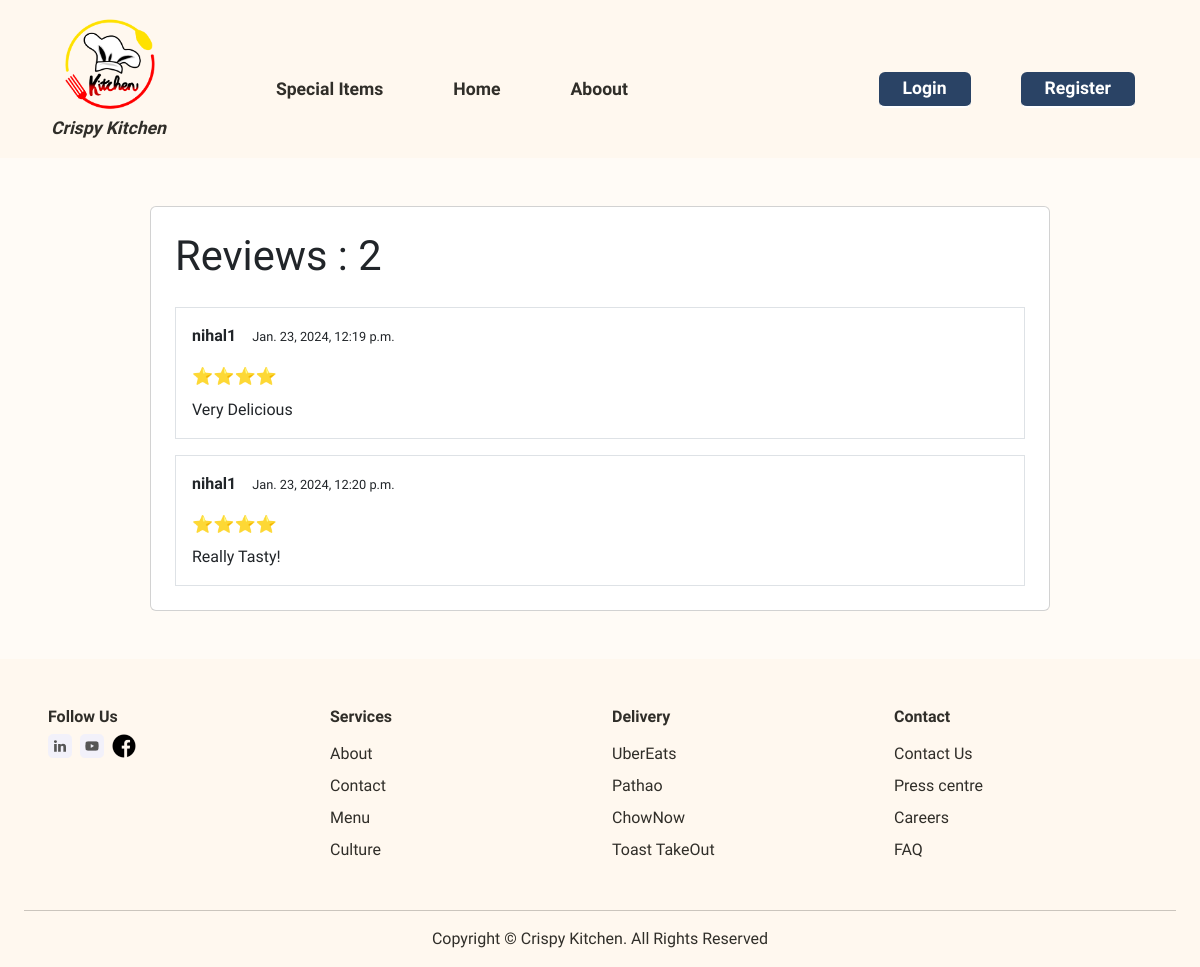
Page /food_reviews/6 on the committed database.
### food/models.py (models this page shows, shortened)
class Review(models.Model):
    user = models.ForeignKey(User, on_delete=models.CASCADE)
    food = models.ForeignKey(Food, on_delete=models.CASCADE, related_name='reviews')
    rating = models.CharField(choices=STAR_CHOICE, max_length=20)
    comment = models.TextField()
    created_on = models.DateTimeField(auto_now_add=True)

### food/views.py (the view)
# urls.py: path('food_reviews/<int:id>', FoodReview.as_view(), name='food_review'),
class FoodReview(DetailView):
    model = Food
    template_name = 'food_reviews.html'
    context_object_name = 'food'
    pk_url_kwarg = 'id'
    def get_context_data(self, **kwargs):
        context = super().get_context_data(**kwargs)
        food = self.object
        comments = food.reviews.all()
        context['comments'] = comments
        return context

### food/templates/food_reviews.html (shortened to what this page needs)
{% extends 'base.html' %}
{% block content %}
<div class="card m-2 w-75 m-auto p-3 mt-5 mb-5">
    <div class="main-text">
        <h2 class="p-2">Reviews : {{comments | length}}</h2>
    </div>
    {% for cmnt in comments %}
    <div class="card-body border m-2">
        <p><b>{{cmnt.user.username}}</b><small class="ms-3">{{cmnt.created_on}}</small></p>
        <div class="star">
            <p class="mt-3 mb-2">{{cmnt.rating}}</p>
        </div>
        <p>{{cmnt.comment}}</p>
    </div>
    {% endfor %}
</div>
{% endblock %}

### static/css/food.css (style rules this page uses)
* { padding: 0; margin: 0; box-sizing: border-box; font-family: 'Raleway', sans-serif; text-decoration: none; list-style: none; scroll-behavior: smooth; }
:root { --text-color: #302e29; --main-color: #ff9100; --second-color: #858585; --bg-color: #fffbf6; --big-font: 4.5rem; --h2-font: 2.6rem; --p-font: 1.1rem; }
body { background: var(--bg-color); color: var(--text-color); }
.main-text h2 { font-size: var(--h2-font); margin-bottom: 10px; }
.star p { color: var(--main-color); font-size: 17px; margin-right: 4px; }

### rows in the picture
Review: user.username "nihal1", created_on "Jan. 23, 2024, 12:19 p.m.", rating "⭐⭐⭐⭐", comment "Very Delicious"
Review: user.username "nihal1", created_on "Jan. 23, 2024, 12:20 p.m.", rating "⭐⭐⭐⭐", comment "Really Tasty!"

### other values in the picture
{{ comments | length }} "2"
